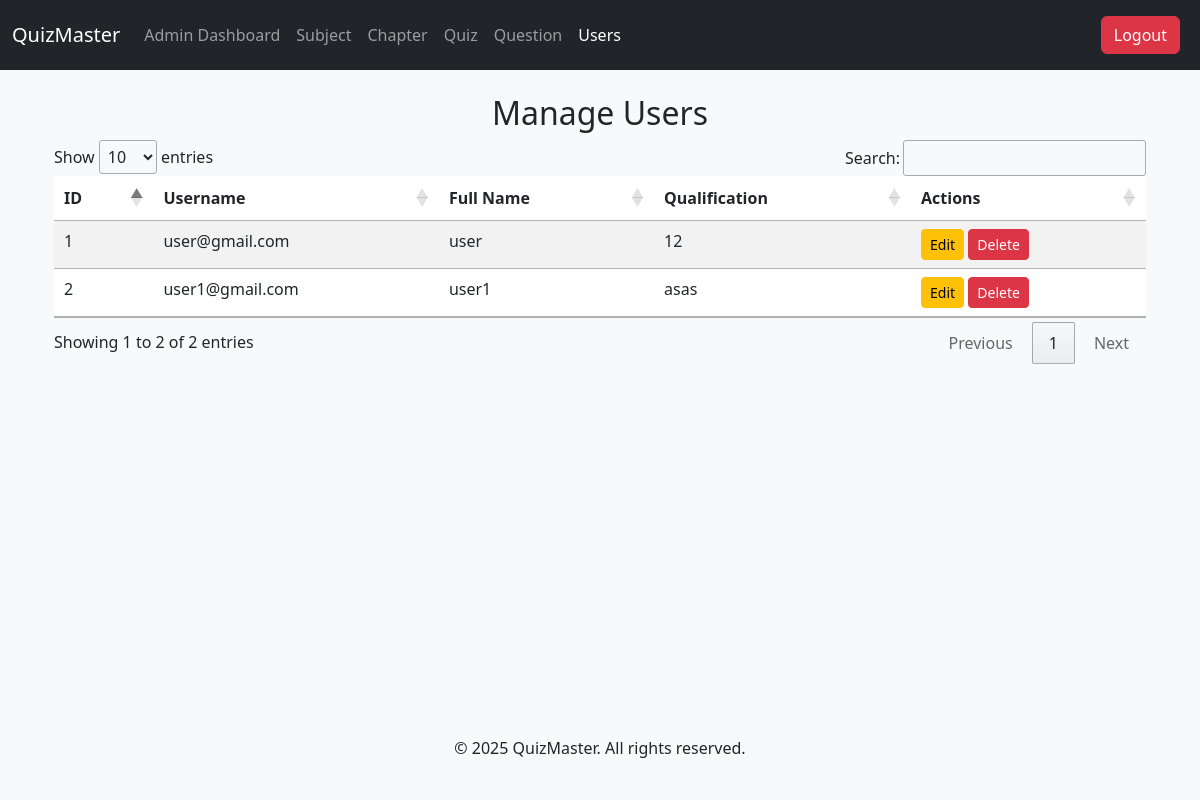
The page /admin/manage-users (signed in) on the database as committed earlier.
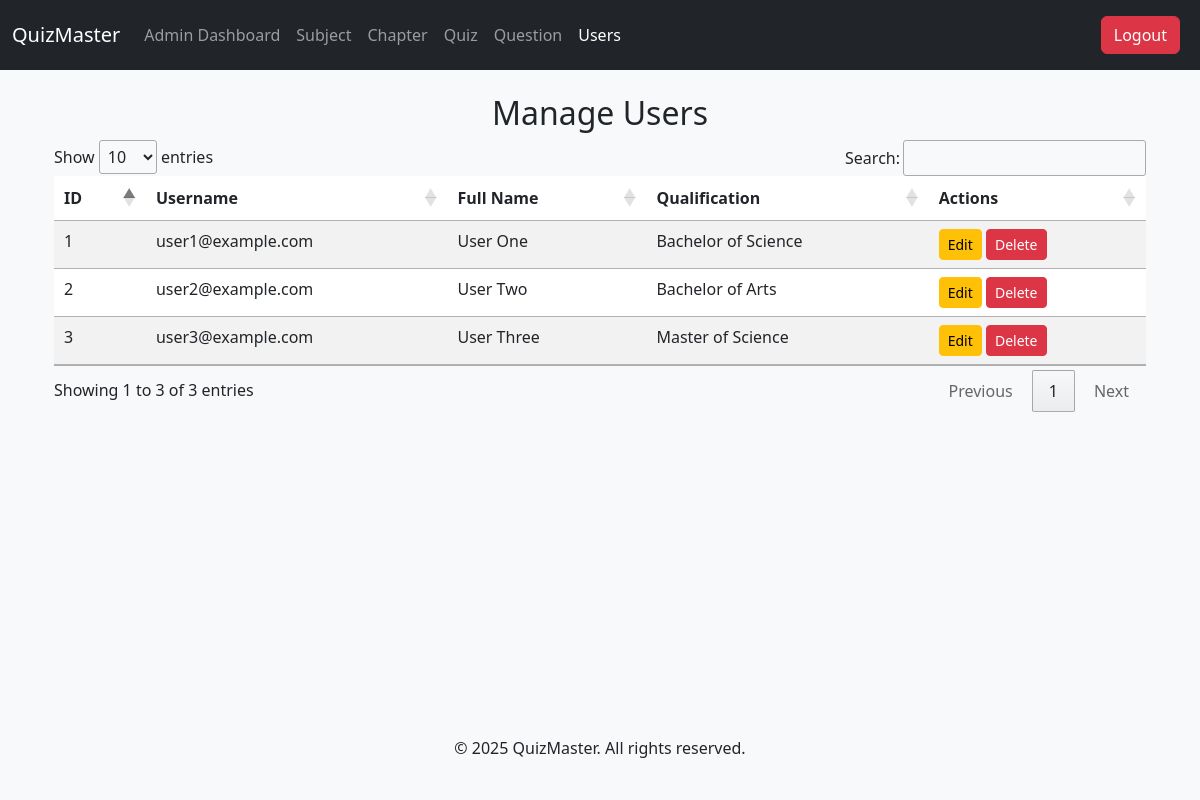
The same page on the database as committed later.
### tables this page shows
CREATE TABLE users (
            id INTEGER PRIMARY KEY AUTOINCREMENT,
            username TEXT UNIQUE,  -- This will be the email
            full_name TEXT,
            qualification TEXT,
            dob DATE,
            password TEXT,
            role TEXT
        );

### app.py (the view)
@app.route('/admin/manage-users', methods=['GET', 'POST'])
@admin_required
def manage_users():
    conn = sqlite3.connect('database.db')
    cursor = conn.cursor()
    if request.method == 'POST':
        user_id = request.form.get('delete_user_id')
        if user_id:
            cursor.execute("DELETE FROM users WHERE id = ?", (user_id,))
            conn.commit()
            flash("User deleted successfully!", "success")
    cursor.execute("SELECT id, username, full_name, qualification FROM users where role = 'user'")
    users = cursor.fetchall()
    conn.close()
    return render_template('manage_users.html', users=users)

### app.py (called while the page is built)
@login_manager.user_loader
def load_user(user_id):
    conn = sqlite3.connect('database.db')
    cursor = conn.cursor()
    cursor.execute("SELECT id, username, role FROM users WHERE id=?", (user_id,))
    user = cursor.fetchone()
    conn.close()
    if user:
        return User(user[0], user[1], user[2])
    return None

def admin_required(f):
    @wraps(f)
    def decorated_function(*args, **kwargs):
        if 'role' not in session or session['role'] != 'admin':
            return redirect(url_for('home'))  # Redirect to home if not admin
        return f(*args, **kwargs)
    return decorated_function

### templates/manage_users.html (shortened to what this page needs)
{% extends "base.html" %}
{% block content %}
<div class="container">
    <h2 class="text-center">Manage Users</h2>
    <table class="table table-striped" id="userTable">
        <thead>
            <tr>
                <th>ID</th>
                <th>Username</th>
                <th>Full Name</th>
                <th>Qualification</th>
                <th>Actions</th>
            </tr>
        </thead>
        <tbody>
            {% for user in users %}
                <tr>
                    <td>{{ loop.index }}</td>
                    <td>{{ user[1] }}</td>
                    <td>{{ user[2] }}</td>
                    <td>{{ user[3] }}</td>
                    <td>
                        <a href="/admin/edit-user/{{ user[0] }}" class="btn btn-warning btn-sm">Edit</a>
                        <form action="/admin/manage-users" method="POST" style="display:inline;">
                            <button type="submit" class="btn btn-danger btn-sm" onclick="return confirm('Are you sure you want to delete this user?');">Delete</button>
                        </form>
                    </td>
                </tr>
            {% endfor %}
        </tbody>
    </table>
</div>
{% endblock %}

Rows that differ between the two databases and show on the page:
removed users: username "user@gmail.com", full_name "user", qualification "12"
removed users: username "user1@gmail.com", full_name "user1", qualification "asas"
added users: username "user1@example.com", full_name "User One", qualification "Bachelor of Science"
added users: username "user2@example.com", full_name "User Two", qualification "Bachelor of Arts"
added users: username "user3@example.com", full_name "User Three", qualification "Master of Science"
Other text that changed with them:
text written by a page script: "Show entries Search: Showing 1 to 2 of 2 entries Previous 1 Next" → "Show entries Search: Showing 1 to 3 of 3 entries Previous 1 Next"
